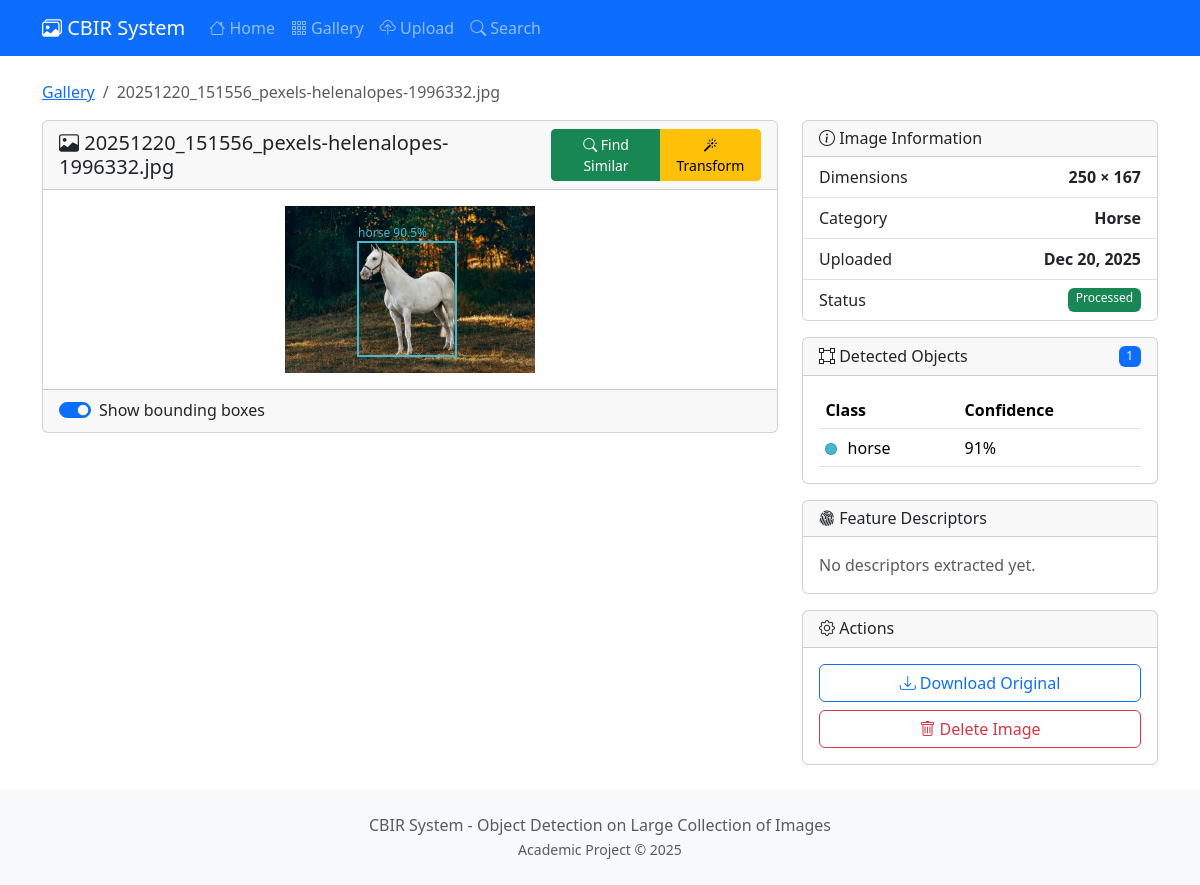
Page /image/48/ on the committed database.
### core/models.py (models this page shows, shortened)
class Image(models.Model):
    file = models.ImageField(upload_to=image_upload_path)
    filename = models.CharField(max_length=255)
    category = models.CharField(max_length=100, null=True, blank=True)
    uploaded_at = models.DateTimeField(auto_now_add=True)
    width = models.IntegerField(default=0)
    height = models.IntegerField(default=0)
    file_size = models.IntegerField(default=0)  # in bytes
    features_extracted = models.BooleanField(default=False)
    feature_vector = models.BinaryField(null=True, blank=True)  # Serialized numpy array
    class Meta:
        ordering = ['-uploaded_at']
    @property
    def image(self):
        return self.file
    @property
    def original_filename(self):
        return self.filename
    @property
    def is_processed(self):
        return self.detected_objects.exists()

class DetectedObject(models.Model):
    image = models.ForeignKey(Image, on_delete=models.CASCADE, related_name='detected_objects')
    class_id = models.IntegerField()
    class_name = models.CharField(max_length=100)
    confidence = models.FloatField()
    x_min = models.IntegerField()
    y_min = models.IntegerField()
    x_max = models.IntegerField()
    y_max = models.IntegerField()
    feature_vector = models.BinaryField(null=True, blank=True)
    created_at = models.DateTimeField(auto_now_add=True)
    class Meta:
        ordering = ['-confidence']
    @property
    def bbox_x(self):
        return self.x_min
    @property
    def bbox_y(self):
        return self.y_min
    @property
    def bbox_width(self):
        return self.x_max - self.x_min
    @property
    def bbox_height(self):
        return self.y_max - self.y_min
    @property
    def color(self):
        colors = [
            '#FF6B6B', '#4ECDC4', '#45B7D1', '#96CEB4', '#FFEAA7',
            '#DDA0DD', '#98D8C8', '#F7DC6F', '#BB8FCE', '#85C1E9',
            '#F8B500', '#00CED1', '#FF69B4', '#32CD32', '#FF4500'
        ]
        return colors[self.class_id % len(colors)]

### core/views.py (the view)
# urls.py: path('image/<int:pk>/', views.ImageDetailView.as_view(), name='image_detail'),
class ImageDetailView(DetailView):
    model = Image
    template_name = 'core/image_detail.html'
    context_object_name = 'image'
    def get_context_data(self, **kwargs):
        context = super().get_context_data(**kwargs)
        context['detected_objects'] = self.object.detected_objects.all()
        context['descriptors'] = Descriptor.objects.filter(
            detected_object__image=self.object
        )
        return context

### templates/core/image_detail.html (shortened to what this page needs)
{% extends 'core/base.html' %}
{% block content %}
<nav aria-label="breadcrumb" class="mb-3">
    <ol class="breadcrumb">
        <li class="breadcrumb-item"><a href="{% url 'core:gallery' %}">Gallery</a></li>
        <li class="breadcrumb-item active">{{ image.original_filename }}</li>
    </ol>
</nav>
<div class="row">
    <div class="col-lg-8">
        <div class="card mb-4">
            <div class="card-header d-flex justify-content-between align-items-center">
                <h5 class="mb-0"><i class="bi bi-image"></i> {{ image.original_filename }}</h5>
                <div class="btn-group btn-group-sm">
                    <a href="{% url 'core:search_by_image' image.id %}" class="btn btn-success">
                        <i class="bi bi-search"></i> Find Similar
                    </a>
                    <a href="{% url 'core:transform' image.id %}" class="btn btn-warning">
                        <i class="bi bi-magic"></i> Transform
                    </a>
                </div>
            </div>
            <div class="card-body text-center">
                <div class="position-relative d-inline-block">
                    <img src="{{ image.image.url }}" class="img-fluid" id="mainImage" alt="{{ image.original_filename }}">
                </div>
            </div>
            <div class="card-footer">
                <div class="form-check form-switch">
                    <input class="form-check-input" type="checkbox" id="showBoxes" checked>
                    <label class="form-check-label" for="showBoxes">Show bounding boxes</label>
                </div>
            </div>
        </div>
    </div>
    <div class="col-lg-4">
        <div class="card mb-3">
            <div class="card-header">
                <h6 class="mb-0"><i class="bi bi-info-circle"></i> Image Information</h6>
            </div>
            <ul class="list-group list-group-flush">
                <li class="list-group-item d-flex justify-content-between">
                    <span>Dimensions</span>
                    <strong>{{ image.width }} × {{ image.height }}</strong>
                </li>
                <li class="list-group-item d-flex justify-content-between">
                    <span>Category</span>
                    <strong>{{ image.category|default:"Not set"|title }}</strong>
                </li>
                <li class="list-group-item d-flex justify-content-between">
                    <span>Uploaded</span>
                    <strong>{{ image.uploaded_at|date:"M d, Y" }}</strong>
                </li>
                <li class="list-group-item d-flex justify-content-between">
                    <span>Status</span>
                    {% if image.is_processed %}
                    <span class="badge bg-success">Processed</span>
                    {% else %}
                    <span class="badge bg-warning">Pending</span>
                    {% endif %}
                </li>
            </ul>
        </div>
        <div class="card mb-3">
            <div class="card-header d-flex justify-content-between align-items-center">
                <h6 class="mb-0"><i class="bi bi-bounding-box"></i> Detected Objects</h6>
                <span class="badge bg-primary">{{ detected_objects|length }}</span>
            </div>
            <div class="card-body" style="max-height: 250px; overflow-y: auto;">
                {% if detected_objects %}
                <table class="table table-sm table-hover mb-0">
                    <thead>
                        <tr>
                            <th>Class</th>
                            <th>Confidence</th>
                        </tr>
                    </thead>
                    <tbody>
                        {% for obj in detected_objects %}
                        <tr class="object-row" data-bbox="{{ obj.bbox_x }},{{ obj.bbox_y }},{{ obj.bbox_width }},{{ obj.bbox_height }}">
                            <td>
                                <span class="color-dot" style="background-color: {{ obj.color }};"></span>
                                {{ obj.class_name }}
                            </td>
                            <td>{% widthratio obj.confidence 1 100 %}%</td>
                        </tr>
                        {% endfor %}
                    </tbody>
                </table>
                {% else %}
                <p class="text-muted mb-0">No objects detected.</p>
                {% endif %}
            </div>
        </div>
        <div class="card mb-3">
            <div class="card-header">
                <h6 class="mb-0"><i class="bi bi-fingerprint"></i> Feature Descriptors</h6>
            </div>
            <div class="card-body">
                {% if descriptors %}
                <div class="row g-2">
                    {% for desc in descriptors %}
                    <div class="col-6">
                        <div class="border rounded p-2 text-center">
                            <small class="text-muted d-block">{{ desc.descriptor_type }}</small>
                            <strong>{{ desc.data|length }} dims</strong>
                        </div>
                    </div>
                    {% endfor %}
                </div>
                {% else %}
                <p class="text-muted mb-0">No descriptors extracted yet.</p>
                {% endif %}
            </div>
        </div>
        <div class="card">
            <div class="card-header">
                <h6 class="mb-0"><i class="bi bi-gear"></i> Actions</h6>
            </div>
            <div class="card-body">
                <div class="d-grid gap-2">
                    <a href="{{ image.image.url }}" class="btn btn-outline-primary" download>
                        <i class="bi bi-download"></i> Download Original
                    </a>
                    <button class="btn btn-outline-danger" onclick="deleteImage()">
                        <i class="bi bi-trash"></i> Delete Image
                    </button>
                </div>
            </div>
        </div>
    </div>
</div>
{% endblock %}

### static/css/style.css (style rules this page uses)
body { min-height: 100vh; display: flex; flex-direction: column; }
.color-dot { display: inline-block; width: 12px; height: 12px; border-radius: 50%; margin-right: 6px; vertical-align: middle; border: 1px solid rgba(0, 0, 0, 0.2); }
.object-row { cursor: pointer; transition: background-color 0.2s ease; }
.badge { font-weight: 500; }
.table-sm td, .table-sm th { padding: 0.4rem; }

### rows in the picture
Image: original_filename "20251220_151556_pexels-helenalopes-1996332.jpg", image (picture), width "250", height "167", category "Horse", uploaded_at "Dec 20, 2025"
DetectedObject: class_name "horse", confidence "91"

### other values in the picture
{{ detected_objects|length }} "1"
